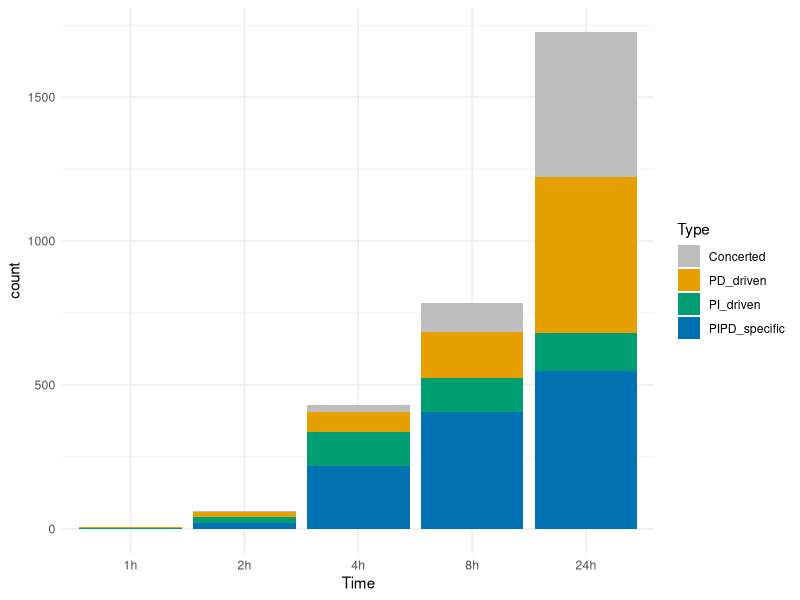
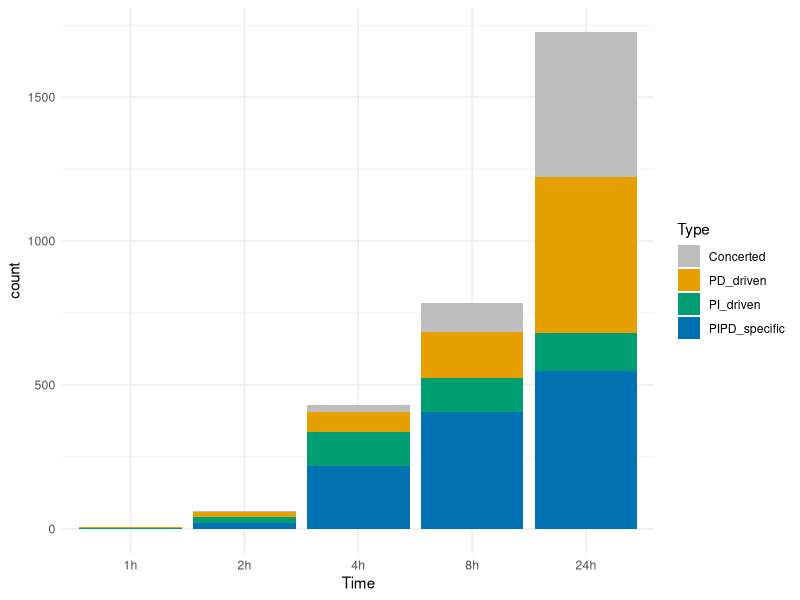

These figures' R source, in order: (Note: this script raises an error after producing the figures.)
library(tidyverse)
library(gridExtra)
library(data.table)
library(purrr)

long_to_wide  <- function(df) {
  dcast(setDT(df),
        gene_name ~ Condition,
        value.var = c('logFC', 'adj.P.Val'))
}

delete.na <- function(DF, n = 0) {
  DF[rowSums(is.na(DF)) <= n, ]
}

All_ratios_Limma <- read.csv("Transcriptomics/Output/DEGs_wide.csv")

PIPD_long = All_ratios_Limma %>% 
  pivot_longer(-gene_name) %>% 
  separate(name, into = c("name", "Condition"), sep = "_", extra = "merge")  %>% 
  filter(!is.nan(value)) %>% 
  pivot_wider(names_from = "name", values_from = "value") %>% 
  filter(adj.P.Val < 0.05) %>% 
  separate(Condition, into = c("Drug","Time"), remove = F,sep = "_") %>% 
  filter(!grepl("5Z",Drug)) %>% 
  split(~gene_name) 

# Remove p-sites that are regulated not regulated in the synergy
PIPD_regulated = lapply(PIPD_long, function(d) {
  if(!("PIPD" %in% d$Drug)) {
    d = NULL
  }
  return(d)
}) 

PIPD_regulated <- PIPD_regulated %>%
  discard(is.null)

## Select p-sites that are only regulated in the synergies in at least one time point.
PIPD_specific = lapply(PIPD_regulated, function(d) {
  if(length(unique(d$Drug)) > 1) {
    d = NULL
  }
  return(d)
}) 

PIPD_specific <- PIPD_specific %>%
  discard(is.null) %>% 
  do.call("rbind", .)

# Select p-sites that are regulated in more than 2 conditions (synergy and at least one more drug).

mult_cond = lapply(PIPD_regulated, function(d) {
  if(length(unique(d$Drug)) == 1) {
    d = NULL
  }
  return(d)
}) 

mult_cond <- mult_cond %>%
  discard(is.null) 

mult_cond_time_split <- lapply(mult_cond, function(x) x %>% split(~Time))

# Select p-sites that are regulated in a single time point in the synergy and at least one more drug.

single_tp = lapply(mult_cond, function(d) {
  if(length(unique(d$Time)) > 1) {
    d = NULL
  }
  return(d)
}) 

single_tp <- single_tp %>%
  discard(is.null) %>% 
  do.call("rbind", .) %>% 
  split(., ~ Time)

PIPD_wide <- lapply(single_tp, function(x) long_to_wide(x) %>%
                      dplyr::select(-contains("adj")) %>% 
                      delete.na(.,2)  %>% 
                      pivot_longer(-gene_name) %>% 
                      mutate(Sign = ifelse(is.na(value),"Unaffected",ifelse(value <0, "Down","Up"))) %>% 
                      select(-value) %>% 
                      spread(., name, Sign) %>% 
                      rename_with(.fn = ~ str_replace(.x, "logFC_", ""),
                                  .cols = starts_with("logFC")))


PIPD_wide <- lapply(PIPD_wide, function(x) {
  colnames(x) <- sub("_.*", "", colnames(x))
  x[paste(names(x)[2:4], collapse = '_')] <- do.call(paste, c(x[2:4], sep = '_'))
  x <- x[,c(1,5)]
  x
})

PIPD_wide <- map2(PIPD_wide, names(PIPD_wide), ~ mutate(.x, Timepoint = .y))

PIPD_wide <- do.call("rbind", PIPD_wide)

synergy_specific <- c("Up_Unaffected_Down","Unaffected_Up_Down",
                      "Down_Unaffected_Up","Unaffected_Down_Up",
                      "Up_Up_Down","Down_Down_Up")


PIPD_specific_opposite <- subset(PIPD_wide, `PD_PI_PIPD` %in% synergy_specific)

coordinated <- c("Down_Down_Down","Up_Up_Up")

coordinated_single_tp <- subset(PIPD_wide, `PD_PI_PIPD` %in% coordinated)
# Qualitative -------------------------------------------------------------

higher_than_both_PIPD <- lapply(single_tp, function(x){
  x %>%
    group_by(gene_name) %>% 
    filter(n() >= 3) %>% 
    filter(abs(logFC[Drug == "PIPD"]) > 2 * abs(logFC[Drug == "PI"]) & abs(logFC[Drug == "PIPD"]) > 2 * abs(logFC[Drug == "PD"])) 
})

higher_than_PI <- lapply(single_tp, function(x){
  x %>% 
    group_by(gene_name) %>% 
    filter(n_distinct(Drug) == 2) %>% 
    filter(Drug %in% c("PIPD", "PI")) %>% 
    filter(n_distinct(Drug) == 2) %>% 
    filter(abs(logFC[Drug == "PIPD"]) > 2 * abs(logFC[Drug == "PI"])) 
})

higher_than_PD <- lapply(single_tp, function(x){
  x %>%
    group_by(gene_name) %>% 
    filter(n_distinct(Drug) == 2) %>% 
    filter(Drug %in% c("PIPD", "PD")) %>% 
    filter(n_distinct(Drug) == 2) %>% 
    filter(abs(logFC[Drug == "PIPD"]) > 2 * abs(logFC[Drug == "PD"])) 
})


# Multiple timepoints & Accelerated/delayed responses ----------------------------------------------------

mult_cond_split <- do.call("rbind", mult_cond)  
mult_cond_split <- mult_cond_split %>% 
  unite(Split_fct,gene_name, Time, sep = "_", remove = F) %>% 
  split(~Split_fct)

mult_cond_split2 <- lapply(mult_cond_split, function(x) long_to_wide(x) %>%
                            dplyr::select(-contains("adj")) %>% 
                            pivot_longer(-gene_name) %>% 
                            mutate(Sign = ifelse(is.na(value),"Unaffected",ifelse(value <0, "Down","Up"))) %>% 
                            select(-value) %>% 
                            spread(., name, Sign) %>% 
                            rename_with(.fn = ~ str_replace(.x, "logFC_", ""),
                                        .cols = starts_with("logFC")))

mult_cond_named <- do.call("bind_rows",mult_cond_split2)

mult_cond_named_1h <- mult_cond_named %>% 
  select(gene_name, contains("1h")) %>% 
  delete.na(2) %>% 
  mutate(across(everything(), ~replace(., is.na(.) , "Unaffected")))

mult_cond_named_1h <- mult_cond_named_1h[,c(1,4,3,2)]

mult_cond_named_2h <- mult_cond_named %>% 
  select(gene_name, contains("2h")) %>% 
  delete.na(2)%>% 
  mutate(across(everything(), ~replace(., is.na(.) , "Unaffected")))

mult_cond_named_2h <- mult_cond_named_2h[,c(1,4,2,3)]

mult_cond_named_4h <- mult_cond_named %>% 
  select(gene_name, contains("_4h")) %>% 
  delete.na(2)%>% 
  mutate(across(everything(), ~replace(., is.na(.) , "Unaffected")))

mult_cond_named_4h <- mult_cond_named_4h[,c(1,2,4,3)]

mult_cond_named_8h <- mult_cond_named %>% 
  select(gene_name, contains("8h")) %>% 
  delete.na(2)%>% 
  mutate(across(everything(), ~replace(., is.na(.) , "Unaffected")))

mult_cond_named_8h <- mult_cond_named_8h[,c(1,2,4,3)]

mult_cond_named_24h <- mult_cond_named %>% 
  select(gene_name, contains("24h")) %>% 
  delete.na(2)%>% 
  mutate(across(everything(), ~replace(., is.na(.) , "Unaffected")))

mult_cond_named_24h <- mult_cond_named_24h[,c(1,2,4,3)]

mult_cond_named <- list("1h" = mult_cond_named_1h, "2h" = mult_cond_named_2h, "4h" = mult_cond_named_4h,"8h" = mult_cond_named_8h, "24h" = mult_cond_named_24h)

mult_cond_united <- lapply(mult_cond_named, function(x) {
  colnames(x) <- sub("_.*", "", colnames(x))
  x[paste(names(x)[2:4], collapse = '_')] <- do.call(paste, c(x[2:4], sep = '_'))
  x <- x[,c(1,5)]
  x
})

mult_cond_united <- map2(mult_cond_united, names(mult_cond_united), ~ mutate(.x, Timepoint = .y))

mult_cond_united <- do.call("rbind", mult_cond_united)

coordinated_multi_tp <- subset(mult_cond_united,PD_PI_PIPD %in% coordinated)

changes_PIPD <- read.csv("Phosphoproteomics/Output/changes_PIPD.csv")
mult_cond_united <- left_join(mult_cond_united, changes_PIPD, by = c("PD_PI_PIPD" = "Change_type"))

mult_cond_united_named <-  mult_cond_united %>% 
  select(-`PD_PI_PIPD`) %>% 
  spread(., Timepoint, Grouped_changes_I)  %>% 
  split(~gene)

mult_cond_united_named <- lapply(mult_cond_united_named, function(x) {
  x <- x[,c("gene","1h","2h","4h","8h","24h")]
  colnames(x) <- sub("_.*", "", colnames(x))
  x[paste(names(x)[2:6], collapse = '_')] <- do.call(paste, c(x[2:6], sep = '_'))
  x <- x[,c(1,7)]
  x
})

mult_cond_all_tps <- do.call("rbind",mult_cond_united_named) 
PIPD_specific_mult_tps <- mult_cond_all_tps %>% 
  filter(!grepl("Single|Same", `1h_2h_4h_8h_24h`)) 

mult_cond_all_tps_sep <- mult_cond_all_tps %>% 
  separate(`1h_2h_4h_8h_24h`, into = c("X1h","X2h","X4h","X8h","X24h"), sep = "_") %>% 
  filter(!gene %in% PIPD_specific_mult_tps$gene)

# Single drug responses ---------------------------------------------------

# Single drug-driven in a single time point

PI_driven_names <- c("Unaffected_Up_Up","Unaffected_Down_Down","Down_Up_Up","Up_Down_Down")
PI_specific_names <- c("Unaffected_Up_Unaffected","Unaffected_Down_Unaffected")
PI_driven <- subset(PIPD_wide, `PD_PI_PIPD` %in% PI_driven_names)

XPD_driven_names <- c("Up_Unaffected_Up","Down_Unaffected_Down","Up_Down_Up","Down_Up_Down")
XPD_specific_names <- c("Up_Unaffected_Unaffected","Down_Unaffected_Unaffected")
XPD_driven <- subset(PIPD_wide, `PD_PI_PIPD` %in% XPD_driven_names)

# Single drug-driven in multiple time points

SD_driven_mult <- mult_cond_united
SD_driven_mult <- SD_driven_mult %>% 
  mutate(Grouped_changes_I = ifelse( `PD_PI_PIPD` %in% PI_driven_names, "PI_driven", Grouped_changes_I)) %>% 
  mutate(Grouped_changes_I = ifelse( `PD_PI_PIPD` %in% XPD_driven_names, "PD_driven", Grouped_changes_I)) %>% 
  mutate(Grouped_changes_I = ifelse( `PD_PI_PIPD` %in% PI_specific_names, "PI_specific", Grouped_changes_I)) %>% 
  mutate(Grouped_changes_I = ifelse( `PD_PI_PIPD` %in% XPD_specific_names, "PD_specific", Grouped_changes_I)) 

SD_driven_mult <-  SD_driven_mult %>% 
  select(- `PD_PI_PIPD`) %>% 
  spread(., Timepoint, Grouped_changes_I)  %>% 
  split(~gene)

SD_driven_mult <- lapply(SD_driven_mult, function(x) {
  x <- x[,c("gene","1h","2h","4h","8h","24h")]
  colnames(x) <- sub("_.*", "", colnames(x))
  x[paste(names(x)[2:6], collapse = '_')] <- do.call(paste, c(x[2:6], sep = '_'))
  x <- x[,c(1,7)]
  x
})

SD_all_tps <- do.call("rbind",SD_driven_mult)   

PI_driven_mult <- SD_all_tps %>% 
  filter(!grepl("Synergy|PD|Same|PI_specific|Level|Single",`1h_2h_4h_8h_24h`))

XPD_driven_mult <- SD_all_tps%>% 
  filter(!grepl("Synergy|PI|Same|PD_specific|Level|Single",`1h_2h_4h_8h_24h`))

PIPD_specific_all <- do.call("rbind", PIPD_long) %>% 
  filter(gene_name %in% PIPD_specific$gene_name | gene_name %in% PIPD_specific_mult_tps$gene | gene_name %in% PIPD_specific_opposite$gene) %>% 
  filter(Drug == "PIPD") %>% 
  group_by(Time) %>% 
  summarize(count = n()) %>% 
  mutate(Time = gsub("30m","0.5h",Time)) %>% 
  mutate(Type = "PIPD_specific")

PI_driven_all <- do.call("rbind", PIPD_long) %>% 
  filter(gene_name %in% PI_driven$gene | gene_name %in% PI_driven_mult$gene) %>% 
  filter(Drug == "PI") %>% 
  group_by(Time) %>% 
  summarize(count = n()) %>% 
  mutate(Type = "PI_driven")

XPD_driven_all <- do.call("rbind", PIPD_long) %>% 
  filter(gene_name %in% XPD_driven$gene | gene_name %in% XPD_driven_mult$gene) %>% 
  filter(Drug == "PD") %>% 
  group_by(Time) %>% 
  summarize(count = n()) %>% 
  mutate(Time = gsub("30m","0.5h",Time)) %>% 
  mutate(Type= "PD_driven")

Coordinated_all <- rbind(coordinated_multi_tp, coordinated_single_tp) %>% 
  group_by(Timepoint) %>% 
  summarize(count = n()) %>% 
  rename(Time = "Timepoint") %>% 
  mutate(Type = "Concerted")

PIPD_all <- Reduce(function(x, y) merge(x, y, all=TRUE), list(PIPD_specific_all, PI_driven_all, XPD_driven_all, Coordinated_all))

#PIPD_all <- read.csv("Transcriptomics/Output/PIPD_specific_barplots.csv")
PIPD_all$Time <- factor(PIPD_all$Time, levels = c("1h","2h","4h","8h","24h"))
cls <- c("PD_driven" = "#E69F00", "PI_driven" = "#009E73","PIPD_specific" = "#0072B2", Concerted = "gray" )
ggplot(PIPD_all, aes(x=Time, y=count, fill = Type)) + 
  scale_fill_manual(values= cls) +
  geom_bar(position="stack", stat="identity") +
  theme_minimal()

ggsave("PIPD_specific_DEGs_concerted.png", dpi = 300, height = 5, width = 5)
PIPD_specific_names <-   c(PIPD_specific$gene_name, PIPD_specific_mult_tps$gene, PIPD_specific_opposite$gene)

PIPD_specific_names <- do.call("rbind", PIPD_long) %>% 
  filter(gene_name %in% PIPD_specific_names) 

#write.csv(PIPD_specific_names, file = "Transcriptomics/Output/PIPD_specific_DEGs.csv", row.names = F)

PI5Z_specific_names <-   c(PI5Z_specific$gene_name, PI5Z_specific_mult_tps$gene, PI5Z_specific_opposite$gene)
PI5Z_specific_names <- do.call("rbind", PI5Z_long) %>% 
  filter(gene_name %in% PI5Z_specific_names)

#write.csv(PI5Z_specific_names, file = "Transcriptomics/Output/PI5Z_specific_DEGs.csv", row.names = F)

(intersect(PIPD_specific_names$gene_name,PI5Z_specific_names$gene_name))

